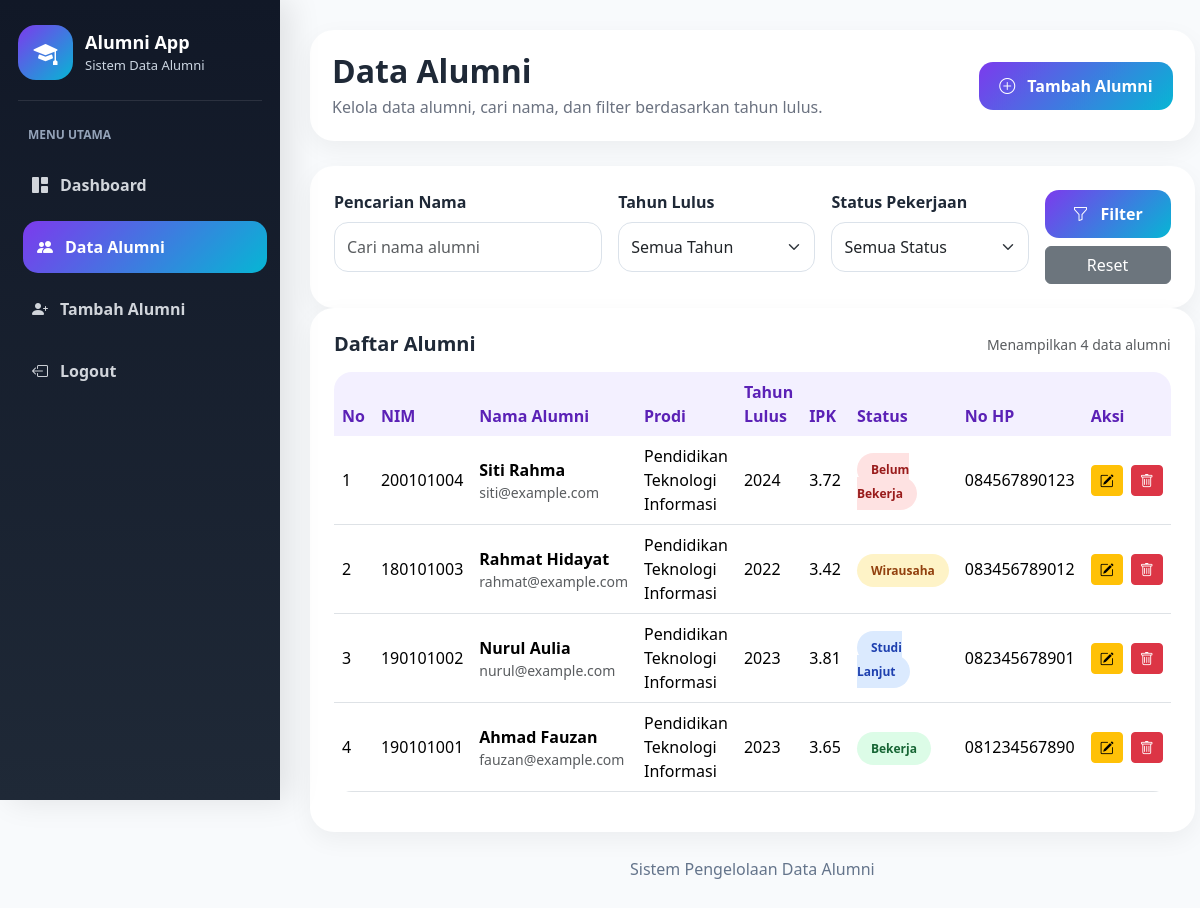
Page /alumni.php on the committed database.
### tables this page shows
CREATE TABLE `alumni` (
  `id_alumni` int(11) NOT NULL,
  `nim` varchar(30) NOT NULL,
  `nama_lengkap` varchar(120) NOT NULL,
  `jenis_kelamin` enum('Laki-laki','Perempuan') NOT NULL,
  `tempat_lahir` varchar(80) DEFAULT NULL,
  `tanggal_lahir` date DEFAULT NULL,
  `program_studi` varchar(100) NOT NULL,
  `fakultas` varchar(100) DEFAULT NULL,
  `tahun_masuk` year(4) DEFAULT NULL,
  `tahun_lulus` year(4) NOT NULL,
  `ipk` decimal(3,2) DEFAULT NULL,
  `email` varchar(100) DEFAULT NULL,
  `no_hp` varchar(20) DEFAULT NULL,
  `alamat` text DEFAULT NULL,
  `status_pekerjaan` enum('Bekerja','Wirausaha','Studi Lanjut','Belum Bekerja') DEFAULT 'Belum Bekerja',
  `created_at` timestamp NOT NULL DEFAULT current_timestamp(),
  `updated_at` timestamp NOT NULL DEFAULT current_timestamp() ON UPDATE current_timestamp()
);

### alumni.php (the view, shortened to what this page needs)
<?php
$conn = mysqli_connect(
    "localhost",
    "root",
    "",
    "db_alumni"
);
$nama = $_GET['nama'] ?? '';
$nama = mysqli_real_escape_string($conn, $nama);
$sql = "SELECT * FROM alumni WHERE 1=1";
$sql .= " ORDER BY id_alumni DESC";
$query = mysqli_query($conn, $sql);
$total_data = mysqli_num_rows($query);
?>
<!DOCTYPE html>
<html lang="id">
<head>
    <link href="https://cdn.jsdelivr.net/npm/bootstrap@5.3.3/dist/css/bootstrap.min.css" rel="stylesheet">
    <link href="https://cdn.jsdelivr.net/npm/bootstrap-icons@1.11.3/font/bootstrap-icons.css" rel="stylesheet">
    <link href="assets/css/style.css" rel="stylesheet">
</head>
<body>
<div class="app-wrapper">
    <aside class="sidebar">
        <div class="brand-box">
            <div class="brand-icon">
                <i class="bi bi-mortarboard-fill"></i>
            </div>
            <div>
                <p class="brand-title">Alumni App</p>
                <p class="brand-subtitle">Sistem Data Alumni</p>
            </div>
        </div>
        <p class="menu-label">Menu Utama</p>
        <ul class="sidebar-menu">
            <li>
                <a href="dashboard.php">
                    <i class="bi bi-grid-1x2-fill"></i>
                    Dashboard
                </a>
            </li>
            <li>
                <a href="alumni.php" class="active">
                    <i class="bi bi-people-fill"></i>
                    Data Alumni
                </a>
            </li>
            <li>
                <a href="tambah-alumni.php">
                    <i class="bi bi-person-plus-fill"></i>
                    Tambah Alumni
                </a>
            </li>
            <li>
                <a href="index.php">
                    <i class="bi bi-box-arrow-left"></i>
                    Logout
                </a>
            </li>
        </ul>
    </aside>
    <main class="main-content">
        <div class="topbar">
            <div>
                <h1 class="page-title">Data Alumni</h1>
                <p class="page-subtitle">
                    Kelola data alumni, cari nama, dan filter berdasarkan tahun lulus.
                </p>
            </div>
            <a href="tambah-alumni.php" class="btn btn-main">
                <i class="bi bi-plus-circle me-2"></i>
                Tambah Alumni
            </a>
        </div>
        <section class="filter-box">
            <form method="GET">
                <div class="row g-3">
                    <div class="col-lg-4">
                        <label class="form-label">Pencarian Nama</label>
                        <input
                            type="text"
                            name="nama"
                            class="form-control"
                            placeholder="Cari nama alumni"
                            value="<?= htmlspecialchars($nama); ?>"
                        >
                    </div>
                     <div class="col-lg-3">
                        <label class="form-label">Tahun Lulus</label>
                        <select name="tahun_lulus" class="form-select">
                            <option value="">Semua Tahun</option>
                        </select>
                    </div>
                    <div class="col-lg-3">
                        <label class="form-label">
                            Status Pekerjaan
                        </label>
                        <select name="status" class="form-select">
                            <option value="">Semua Status</option>
                        </select>
                    </div>
                    <div class="col-lg-2 d-flex align-items-end">
                        <div class="w-100">
                            <button type="submit" class="btn btn-main w-100 mb-2">
                                <i class="bi bi-funnel me-2"></i>
                                Filter
                            </button>
                            <a href="alumni.php" class="btn btn-secondary w-100">
                                Reset
                            </a>
                        </div>
                    </div>
                </div>
            </form>
        </section>
        <section class="content-card">
            <div class="d-flex justify-content-between align-items-center mb-3 flex-wrap gap-2">
                <h2 class="card-heading mb-0">
                    Daftar Alumni
                </h2>
                <span class="text-muted small">
                    Menampilkan <?= $total_data ?> data alumni
                </span>
            </div>
            <div class="table-responsive">
                <table class="table table-hover align-middle">
                    <thead>
                        <tr>
                            <th>No</th>
                            <th>NIM</th>
                            <th>Nama Alumni</th>
                            <th>Prodi</th>
                            <th>Tahun Lulus</th>
                            <th>IPK</th>
                            <th>Status</th>
                            <th>No HP</th>
                            <th>Aksi</th>
                        </tr>
                    </thead>
                    <tbody>
                    <?php
                    $no = 1;
                    if(mysqli_num_rows($query) > 0):
                    while($data = mysqli_fetch_assoc($query)):
                    ?>
                    <tr>
                        <td><?= $no++; ?></td>
                        <td><?= htmlspecialchars($data['nim']); ?></td>
                        <td>
                            <strong>
                                <?= htmlspecialchars($data['nama_lengkap']); ?>
                            </strong>
                            <div class="text-muted small">
                                <?= htmlspecialchars($data['email']); ?>
                            </div>
                        </td>
                        <td><?= htmlspecialchars($data['program_studi']); ?></td>
                        <td><?= htmlspecialchars($data['tahun_lulus']); ?></td>
                        <td><?= htmlspecialchars($data['ipk']); ?></td>
                        <td>
                            <?php
                            if($data['status_pekerjaan']=="Bekerja"){
                                echo '<span class="badge-status badge-bekerja">Bekerja</span>';
                            }
                            elseif($data['status_pekerjaan']=="Wirausaha"){
                                echo '<span class="badge-status badge-wirausaha">Wirausaha</span>';
                            }
                            elseif($data['status_pekerjaan']=="Studi Lanjut"){
                                echo '<span class="badge-status badge-studi">Studi Lanjut</span>';
                            }
                            else{
                                echo '<span class="badge-status badge-belum">Belum Bekerja</span>';
                            }
                            ?>
                        </td>
                        <td><?= htmlspecialchars($data['no_hp']); ?></td>
                        <td>
                            <div class="action-buttons">
                                <a
                                    href="edit-alumni.php?id=<?= $data['id_alumni']; ?>"
                                    class="btn btn-sm btn-warning"
                                >
                                    <i class="bi bi-pencil-square"></i>
                                </a>
                                <a
                                    href="hapus-alumni.php?id=<?= $data['id_alumni']; ?>"
                                    class="btn btn-sm btn-danger"
                                    onclick="return confirm('Yakin ingin menghapus data ini?')"
                                >
                                    <i class="bi bi-trash"></i>
                                </a>
                            </div>
                        </td>
                    </tr>
                    <?php
                    endwhile;
                    endif; ?>
                    </tbody>
                </table>
            </div>
        </section>
        <p class="footer-note">
            Sistem Pengelolaan Data Alumni
        </p>
    </main>
</div>
</body>
</html>

### assets/css/style.css (style rules this page uses)
:root { --primary:#7c3aed; --primary-dark:#5b21b6; --secondary:#111827; --soft-blue:#f3f0ff; --soft-gray:#f8fafc; --text-dark:#1f2937; --text-muted:#6b7280; --border:#e5e7eb; --success:#10b981; --warning:#f59e0b; --danger:#ef4444; --info:#06b6d4; }
* { margin:0; padding:0; box-sizing:border-box; }
body { font-family:"Segoe UI",sans-serif; background:var(--soft-gray); color:var(--text-dark); }
a { text-decoration:none; }
.app-wrapper { display:flex; min-height:100vh; }
.sidebar { width:280px; background:linear-gradient( 180deg, #111827, #1f2937 ); position:fixed; top:0; left:0; min-height:100vh; padding:25px 18px; box-shadow:10px 0 30px rgba(0,0,0,.1); }
.brand-box { display:flex; align-items:center; gap:12px; margin-bottom:25px; padding-bottom:20px; border-bottom:1px solid rgba(255,255,255,.1); }
.brand-icon { width:55px; height:55px; border-radius:18px; background:linear-gradient( 135deg, #7c3aed, #06b6d4 ); color:white; display:flex; justify-content:center; align-items:center; font-size:24px; }
.brand-title { color:white; font-weight:800; margin-bottom:0; font-size:18px; }
.brand-subtitle { color:#cbd5e1; margin-bottom:0; font-size:13px; }
.menu-label { color:#94a3b8; text-transform:uppercase; font-size:12px; font-weight:700; margin:15px 10px; }
.sidebar-menu { list-style:none; padding:0; }
.sidebar-menu li { margin-bottom:10px; }
.sidebar-menu a { display:flex; align-items:center; gap:12px; padding:14px; color:#d1d5db; border-radius:15px; transition:.3s; font-weight:600; }
.sidebar-menu a:hover, .sidebar-menu a.active { background:linear-gradient( 135deg, #7c3aed, #06b6d4 ); color:white; transform:translateX(5px); }
.main-content { margin-left:280px; width:100%; padding:30px; }
.topbar { background:white; border-radius:24px; padding:22px; margin-bottom:25px; display:flex; justify-content:space-between; align-items:center; box-shadow:0 8px 25px rgba(0,0,0,.05); }
.page-title { font-size:32px; font-weight:800; margin-bottom:5px; }
.page-subtitle { color:var(--text-muted); margin-bottom:0; }
.stat-card, .content-card, .filter-box { background:white; border-radius:24px; padding:24px; box-shadow:0 8px 25px rgba(0,0,0,.05); border:none; }
.table { border-radius:18px; overflow:hidden; }
.table thead th { background:#f3f0ff; color:#5b21b6; font-weight:800; border:none; }
.table tbody tr { transition:.3s; }
.badge-status { padding:8px 14px; border-radius:999px; font-size:12px; font-weight:700; }
.badge-bekerja { background:#dcfce7; color:#166534; }
.badge-wirausaha { background:#fef3c7; color:#92400e; }
.badge-studi { background:#dbeafe; color:#1e40af; }
.badge-belum { background:#fee2e2; color:#991b1b; }
.btn-main { background:linear-gradient( 135deg, #7c3aed, #06b6d4 ); color:white; border:none; border-radius:14px; padding:12px 20px; font-weight:700; transition:.3s; }
.form-control, .form-select { border-radius:14px; padding:12px; border:1px solid #dbe2ea; }
.form-label { font-weight:700; }
.card-heading { font-size:20px; font-weight:800; margin-bottom:20px; }
.action-buttons { display:flex; gap:8px; }
.footer-note { text-align:center; color:#64748b; padding:25px; }
.stat-card, .content-card, .filter-box, .topbar { animation:fadeUp .5s ease; }

### rows in the picture
alumni: nim "200101004", nama_lengkap "Siti Rahma", email "siti@example.com", program_studi "Pendidikan Teknologi Informasi", tahun_lulus "2024", ipk "3.72", status_pekerjaan "Belum Bekerja", no_hp "084567890123"
alumni: nim "180101003", nama_lengkap "Rahmat Hidayat", email "rahmat@example.com", program_studi "Pendidikan Teknologi Informasi", tahun_lulus "2022", ipk "3.42", status_pekerjaan "Wirausaha", no_hp "083456789012"
alumni: nim "190101002", nama_lengkap "Nurul Aulia", email "nurul@example.com", program_studi "Pendidikan Teknologi Informasi", tahun_lulus "2023", ipk "3.81", status_pekerjaan "Studi Lanjut", no_hp "082345678901"
alumni: nim "190101001", nama_lengkap "Ahmad Fauzan", email "fauzan@example.com", program_studi "Pendidikan Teknologi Informasi", tahun_lulus "2023", ipk "3.65", status_pekerjaan "Bekerja", no_hp "081234567890"

### other values in the picture
$total_data "4"
